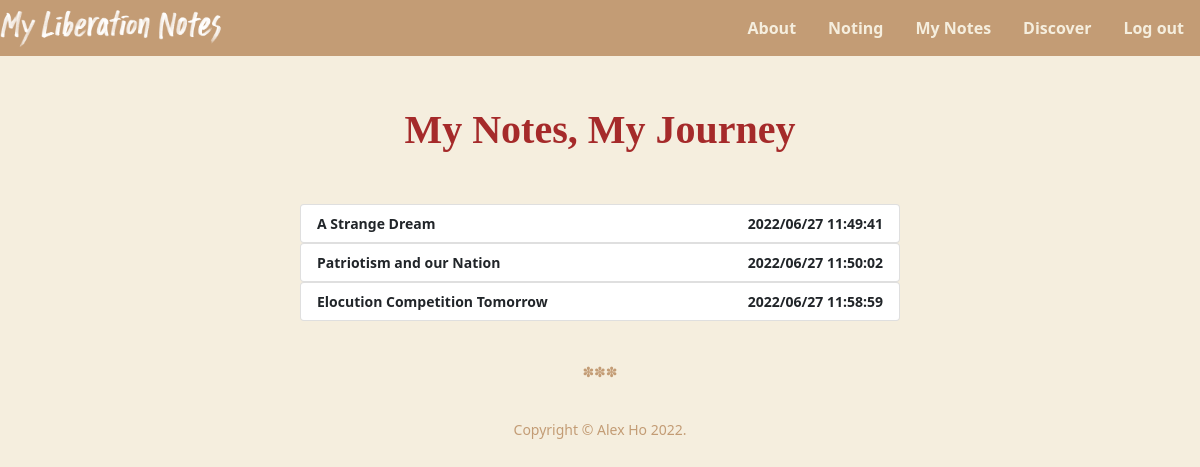
Screenshot of /my-notes (signed in) with the database file from the repository.
### tables this page shows
CREATE TABLE notes
(person_id INTEGER NOT NULL, note_id INTEGER PRIMARY KEY AUTOINCREMENT NOT NULL, title TEXT NOT NULL, content TEXT NOT NULL, date NUMERIC NOT NULL, time NUMERIC NOT NULL, FOREIGN KEY(person_id) REFERENCES users(id));

### app.py (the view)
@app.route("/my-notes")
@login_required
def mynotes():
    id = session.get("user_id")
    data = db.execute("SELECT note_id, title, date, time FROM notes WHERE person_id = ?", id)
    return render_template("my-notes.html", data=data)

### app.py (called while the page is built)
@app.after_request
def after_request(response):
    response.headers["Cache-Control"] = "no-cache, no-store, must-revalidate"
    response.headers["Expires"] = 0
    response.headers["Pragma"] = "no-cache"
    return response

### helpers.py (called while the page is built)
def login_required(f):
    @wraps(f)
    def decorated_function(*args, **kwargs):
        if session.get("user_id") is None:
            return redirect("/login")
        return f(*args, **kwargs)
    return decorated_function

### templates/my-notes.html (shortened to what this page needs)
{% extends "layout-2.html" %}
{% block main %}
    <header class="my-notes-header">
        <h1 class="my-notes-h1">My Notes, My Journey</h1>
    </header>
    {% for data in data %}
    <form action="/note-page" method="post">
        <div class="list-group div-list-groups">
            <button type="submit" class="list-groups list-group-item list-group-item-action">
                <div class="button-title">
                    <div>
                        {{ data["title"] }}
                    </div>
                    <div>
                        {{ data["date"] }}
                        {{ data["time"] }}
                    </div>
                </div>
            </button>
        </div>
    </form>
    {% endfor %}
{% endblock %}

### static/body.css (style rules this page uses)
.list-groups { width: 50%; }
.my-notes-header { text-align: center; margin: 50px 0 50px 0; }
.my-notes-h1 { font-weight: 900; font-family: mina, serif; color: #A52A2A; }
.div-list-groups { flex-wrap: wrap; justify-content: center; align-content: center; }
.button-title { display: flex; justify-content: space-between; }
button { background-color: #C39C75; font-weight: bold; border-radius: 8px; border: none; color: black; padding: 15px 32px; text-align: center; text-decoration: none; display: inline-block; font-size: 14px; }
body { background-color: #F5EEDE; }

### rows the page displays
notes: title "A Strange Dream", date "2022/06/27", time "11:49:41"
notes: title "Patriotism and our Nation", date "2022/06/27", time "11:50:02"
notes: title "Elocution Competition Tomorrow", date "2022/06/27", time "11:58:59"
